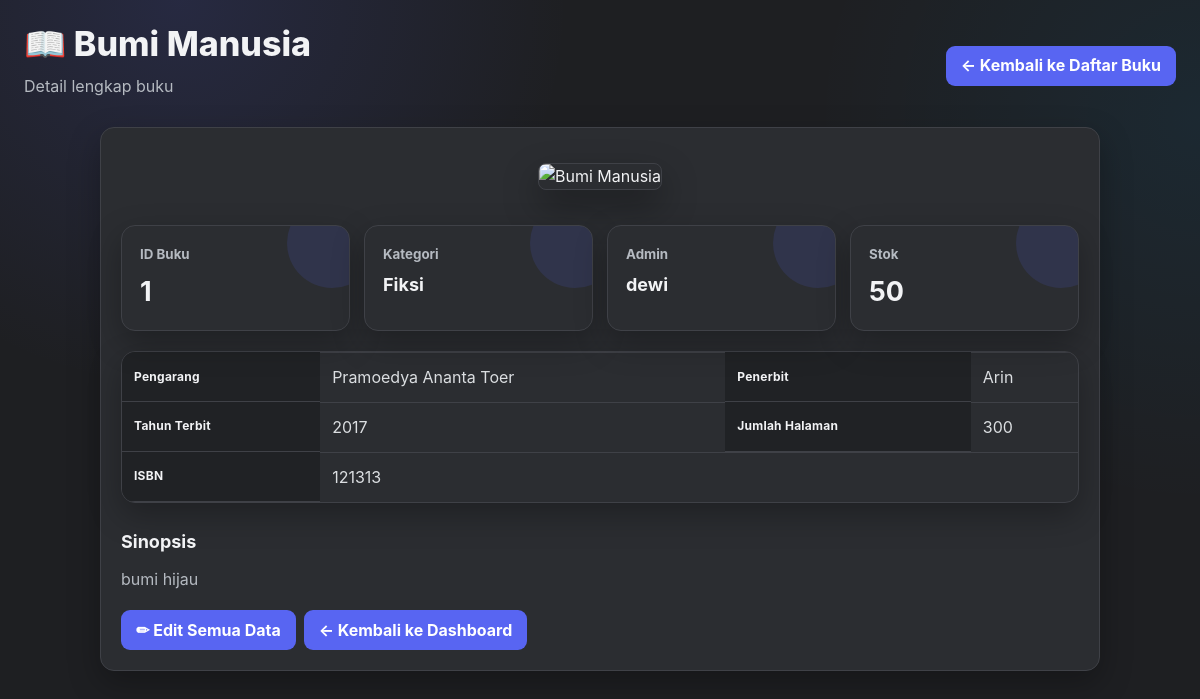
Page /buku/detail.buku.php?id_buku=1 (signed in) on the committed database.
### tables this page shows
CREATE TABLE `detail_buku` (
  `id_detail` int(11) NOT NULL,
  `id_admin` int(11) DEFAULT NULL,
  `id_petugas` int(11) DEFAULT NULL,
  `id_buku` int(11) DEFAULT NULL,
  `id_kategori` int(11) DEFAULT NULL,
  `id_penerbit` int(11) DEFAULT NULL,
  `pengarang` varchar(100) DEFAULT NULL,
  `tahun_terbit` int(4) DEFAULT NULL,
  `jumlah_halaman` int(5) DEFAULT NULL,
  `jumlah_stok` int(5) DEFAULT NULL,
  `isbn` varchar(50) DEFAULT NULL
);

CREATE TABLE `buku` (
  `id_buku` int(11) NOT NULL,
  `id_admin` int(11) DEFAULT NULL,
  `id_petugas` int(11) DEFAULT NULL,
  `judul` varchar(100) DEFAULT NULL,
  `id_kategori` int(11) DEFAULT NULL,
  `gambar` longblob DEFAULT NULL,
  `sinopsis` text DEFAULT NULL
);

CREATE TABLE `kategori` (
  `id_kategori` int(11) NOT NULL,
  `id_admin` int(11) DEFAULT NULL,
  `id_petugas` int(11) DEFAULT NULL,
  `kode_kategori` varchar(20) DEFAULT NULL,
  `nama_kategori` varchar(100) DEFAULT NULL
);

CREATE TABLE `penerbit` (
  `id_penerbit` int(11) NOT NULL,
  `id_admin` int(11) DEFAULT NULL,
  `id_petugas` int(11) DEFAULT NULL,
  `kode_penerbit` varchar(20) DEFAULT NULL,
  `nama_penerbit` varchar(100) DEFAULT NULL
);

### buku/detail.buku.php (the view, shortened to what this page needs)
<?php
include '../connection.php';
$id = (int) (
    $_GET['id_buku'] ?? 0
);
$stmt = $conn->prepare("
    SELECT
        b.*,
        a.nama_admin,
        k.nama_kategori,
        d.id_detail,
        d.pengarang,
        d.tahun_terbit,
        d.jumlah_halaman,
        d.jumlah_stok,
        d.isbn,
        pe.nama_penerbit
    FROM buku b
    LEFT JOIN admin a
        ON b.id_admin = a.id_admin
    LEFT JOIN kategori k
        ON b.id_kategori = k.id_kategori
    LEFT JOIN detail_buku d
        ON b.id_buku = d.id_buku
    LEFT JOIN penerbit pe
        ON d.id_penerbit = pe.id_penerbit
    WHERE b.id_buku = ?
    LIMIT 1
");
$stmt->bind_param(
    'i',
    $id
);
$stmt->execute();
$b =
    $stmt
        ->get_result()
        ->fetch_assoc();
$role =
    $_SESSION['role'] ?? '';
?>
<!DOCTYPE html>
<html lang="id">
<head>
    <link
        rel="stylesheet"
        href="../style.css"
    >
</head>
<body>
<div class="page-head">
    <div>
        <h1>
            📖
            <?= htmlspecialchars(
                $b['judul']
            ); ?>
        </h1>
        <p class="muted">
            Detail lengkap buku
        </p>
    </div>
    <a
        class="btn btn-light"
        href="tampil.buku.php"
    >
        ← Kembali ke Daftar Buku
    </a>
</div>
<div class="card detail-card">
    <?php if (!empty($b['gambar'])): ?>
        <div class="book-cover-wrap">
            <img
                class="book-cover"
                src="gambar.php?id_buku=<?= (int) $b['id_buku']; ?>"
                alt="<?= htmlspecialchars(
                    $b['judul'],
                    ENT_QUOTES,
                    'UTF-8'
                ); ?>"
            >
        </div>
    <?php endif; ?>
    <div class="stats">
        <div class="stat">
            <small>
                ID Buku
            </small>
            <strong>
                <?= htmlspecialchars(
                    $b['id_buku']
                ); ?>
            </strong>
        </div>
        <div class="stat">
            <small>
                Kategori
            </small>
            <strong class="detail-stat">
                <?= htmlspecialchars(
                    $b['nama_kategori'] ?? '-'
                ); ?>
            </strong>
        </div>
        <div class="stat">
            <small>
                Admin
            </small>
            <strong class="detail-stat">
                <?= htmlspecialchars(
                    $b['nama_admin'] ?? '-'
                ); ?>
            </strong>
        </div>
        <div class="stat">
            <small>
                Stok
            </small>
            <strong>
                <?= htmlspecialchars(
                    $b['jumlah_stok'] ?? '-'
                ); ?>
            </strong>
        </div>
    </div>
    <table>
        <tr>
            <th>
                Pengarang
            </th>
            <td>
                <?= htmlspecialchars(
                    $b['pengarang'] ?? '-'
                ); ?>
            </td>
            <th>
                Penerbit
            </th>
            <td>
                <?= htmlspecialchars(
                    $b['nama_penerbit'] ?? '-'
                ); ?>
            </td>
        </tr>
        <tr>
            <th>
                Tahun Terbit
            </th>
            <td>
                <?= htmlspecialchars(
                    $b['tahun_terbit'] ?? '-'
                ); ?>
            </td>
            <th>
                Jumlah Halaman
            </th>
            <td>
                <?= htmlspecialchars(
                    $b['jumlah_halaman'] ?? '-'
                ); ?>
            </td>
        </tr>
        <tr>
            <th>
                ISBN
            </th>
            <td colspan="3">
                <?= htmlspecialchars(
                    $b['isbn'] ?? '-'
                ); ?>
            </td>
        </tr>
    </table>
    <h3 class="section-title">
        Sinopsis
    </h3>
    <p>
        <?= nl2br(
            htmlspecialchars(
                $b['sinopsis']
                ??
                'Belum ada sinopsis.'
            )
        ); ?>
    </p>
    <div class="form-actions">
        <?php if (
            $role === 'admin' ||
            $role === 'petugas'
        ): ?>
            <?php if (
                !empty($b['id_detail'])
            ): ?>
                <a
                    class="btn"
                    href="../detail_buku/edit.detail.php?id_detail=<?= (int) $b['id_detail']; ?>"
                >
                    ✏ Edit Semua Data
                </a>
            <?php endif; ?>
        <?php endif; ?>
        <a
            class="btn btn-light"
            href="../dashboard.<?= htmlspecialchars(
                $role
            ); ?>.php"
        >
            ← Kembali ke Dashboard
        </a>
    </div>
</div>
</body>
</html>

### style.css (style rules this page uses)
:root { --discord-blurple:#5865F2; --discord-blurple-hover:#4752C4; --discord-blue:#00A8FC; --discord-bg:#1E1F22; --discord-sidebar:#232428; --discord-surface:#2B2D31; --discord-surface-2:#313338; --discord-surface-3:#383A40; --discord-input:#1E1F22; --discord-border:#3F4147; --discord-text:#F2F3F5; --discord-muted:#B5BAC1; --discord-yellow:#F0B232; --discord-red:#ED4245; --discord-red-hover:#C9363A; --shadow:0 12px 32px rgba(0,0,0,.28); --radius:14px; --radius-sm:9px; }
* { box-sizing:border-box }
html { scroll-behavior:smooth }
html,body { margin:0;min-height:100% }
body { font-family:Inter,Segoe UI,Roboto,Arial,sans-serif; background: radial-gradient(circle at 15% 0%,rgba(88,101,242,.15),transparent 30%), radial-gradient(circle at 100% 15%,rgba(0,168,252,.07),transparent 28%), var(--discord-bg); color:var(--discord-text); padding:24px; line-height:1.55; }
.container, .page-head, .topbar, .card-grid, .stats, .info, .success, .warning, .error, .table-wrap { width:min(1200px,100%); margin-left:auto; margin-right:auto; }
.page-head { display:flex; align-items:center; justify-content:space-between; gap:16px; flex-wrap:wrap; margin-bottom:20px; }
.page-head>div:first-child { flex:1;min-width:220px }
h1,h2,h3,h4,h5,h6 { color:var(--discord-text);margin-top:0 }
h1 { font-size:clamp(25px,3vw,34px);line-height:1.2;margin-bottom:6px;font-weight:800 }
h3 { font-size:18px;margin-bottom:10px }
p { color:var(--discord-muted);margin:8px 0;line-height:1.65 }
a { color:var(--discord-blue);text-decoration:none;font-weight:650;transition:.15s ease }
.muted { color:var(--discord-muted)!important }
.card { background:var(--discord-surface); border:1px solid var(--discord-border); border-radius:var(--radius); padding:20px; box-shadow:var(--shadow); min-width:0; }
.card h3 { color:var(--discord-text) }
.card p { margin-bottom:15px }
.stats { display:grid; grid-template-columns:repeat(auto-fit,minmax(180px,1fr)); gap:14px; margin:18px auto; }
.stat { position:relative; overflow:hidden; background:var(--discord-surface); border:1px solid var(--discord-border); border-radius:var(--radius); padding:18px; box-shadow:var(--shadow); min-width:0; }
.stat:after { content:""; position:absolute; right:-28px;top:-28px; width:90px;height:90px; border-radius:50%; background:rgba(88,101,242,.13); }
.stat small { display:block;color:var(--discord-muted);font-weight:650;margin-bottom:6px }
.stat strong { position:relative;z-index:1;display:block;color:var(--discord-text);font-size:27px;overflow-wrap:anywhere }
button,.btn,.btn-success,.btn-warning,.btn-danger,.btn-secondary,.btn-light { display:inline-flex; align-items:center; justify-content:center; gap:7px; min-height:40px; padding:9px 14px; border:1px solid transparent; border-radius:var(--radius-sm); background:var(--discord-blurple)!important; color:#fff!important; cursor:pointer; font:inherit; font-weight:750; line-height:1.2; text-decoration:none!important; box-shadow:none; transition:background .15s ease,transform .15s ease,border-color .15s ease; }
.form-actions { display:flex;align-items:center;gap:8px;flex-wrap:wrap;margin-top:18px }
.form-actions .btn,.form-actions button { width:auto }
table { width:100%; border-collapse:separate; border-spacing:0; background:var(--discord-surface); color:var(--discord-text); margin:20px auto; border:1px solid var(--discord-border); border-radius:var(--radius); overflow:hidden; box-shadow:var(--shadow); }
th { background:#202225; color:var(--discord-text); text-align:left; padding:13px 12px; font-size:12px; letter-spacing:.25px; white-space:nowrap; border-bottom:1px solid var(--discord-border); }
td { padding:12px; color:#DBDEE1; border-top:1px solid var(--discord-border); vertical-align:middle; }
tbody tr:nth-child(even) td { background:var(--discord-surface) }
.detail-card { width:min(1000px,100%);margin:0 auto }
.book-cover-wrap { text-align:center;margin-bottom:20px }
.book-cover { max-width:260px;max-height:340px;border-radius:12px;object-fit:cover;border:1px solid var(--discord-border);box-shadow:0 15px 35px rgba(0,0,0,.35) }
* { scrollbar-width:thin;scrollbar-color:#1A1B1E #2B2D31 }
.section-title { margin-top:25px }
.detail-stat { font-size:18px!important }
.btn,.btn-success,.btn-warning,.btn-danger,.btn-secondary,.btn-light, .btn-register, button[type="submit"] { background:var(--discord-blurple)!important; color:#fff!important; border:1px solid transparent!important; }

### rows in the picture
detail_buku: id_buku.judul "Bumi Manusia", id_buku.id_buku "1", id_kategori.nama_kategori "Fiksi", id_admin.nama_admin "dewi", jumlah_stok "50", pengarang "Pramoedya Ananta Toer", id_penerbit.nama_penerbit "Arin", tahun_terbit "2017", jumlah_halaman "300", isbn "121313", id_buku.sinopsis "bumi hijau"
